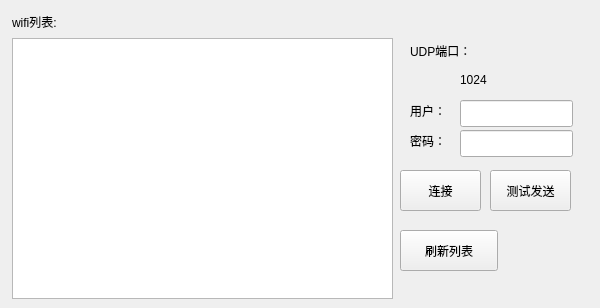
     <widget class="QWidget" name="tab_2">
      <attribute name="title">
       <string>wifi列表</string>
      </attribute>
      <widget class="QPushButton" name="pushButton_wifi_refresh">
       <property name="geometry">
        <rect>
         <x>400</x>
         <y>230</y>
         <width>98</width>
         <height>41</height>
        </rect>
       </property>
       <property name="text">
        <string>刷新列表</string>
       </property>
      </widget>
      <widget class="QPushButton" name="pushButton_wifi_send">
       <property name="geometry">
        <rect>
         <x>490</x>
         <y>170</y>
         <width>81</width>
         <height>41</height>
        </rect>
       </property>
       <property name="text">
        <string>测试发送</string>
       </property>
      </widget>
      <widget class="QLineEdit" name="lineEdit_std_wifi_wifi_pass">
       <property name="geometry">
        <rect>
         <x>460</x>
         <y>130</y>
         <width>113</width>
         <height>27</height>
        </rect>
       </property>
      </widget>
      <widget class="QLabel" name="label_baud_5">
       <property name="geometry">
        <rect>
         <x>460</x>
         <y>70</y>
         <width>131</width>
         <height>20</height>
        </rect>
       </property>
       <property name="text">
        <string>1024</string>
       </property>
      </widget>
      <widget class="QLabel" name="label_7">
       <property name="geometry">
        <rect>
         <x>410</x>
         <y>130</y>
         <width>51</width>
         <height>21</height>
        </rect>
       </property>
       <property name="text">
        <string>密码：</string>
       </property>
      </widget>
      <widget class="QLabel" name="label_6">
       <property name="geometry">
        <rect>
         <x>410</x>
         <y>100</y>
         <width>51</width>
         <height>21</height>
        </rect>
       </property>
       <property name="text">
        <string>用户：</string>
       </property>
      </widget>
      <widget class="QLabel" name="label_17">
       <property name="geometry">
        <rect>
         <x>410</x>
         <y>40</y>
         <width>121</width>
         <height>21</height>
        </rect>
       </property>
       <property name="text">
        <string>UDP端口：</string>
       </property>
      </widget>
      <widget class="QLineEdit" name="lineEdit_std_wifi_costom">
       <property name="geometry">
        <rect>
         <x>460</x>
         <y>100</y>
         <width>113</width>
         <height>27</height>
        </rect>
       </property>
      </widget>
      <widget class="QPushButton" name="pushButton_wifi_con">
       <property name="geometry">
        <rect>
         <x>400</x>
         <y>170</y>
         <width>81</width>
         <height>41</height>
        </rect>
       </property>
       <property name="text">
        <string>连接</string>
       </property>
      </widget>
      <widget class="QLabel" name="label_123">
       <property name="geometry">
        <rect>
         <x>12</x>
         <y>12</y>
         <width>59</width>
         <height>20</height>
        </rect>
       </property>
       <property name="text">
        <string>wifi列表:</string>
       </property>
      </widget>
      <widget class="QListWidget" name="listWidget_wifi_list">
       <property name="geometry">
        <rect>
         <x>12</x>
         <y>38</y>
         <width>381</width>
         <height>261</height>
        </rect>
       </property>
      </widget>
     </widget>
